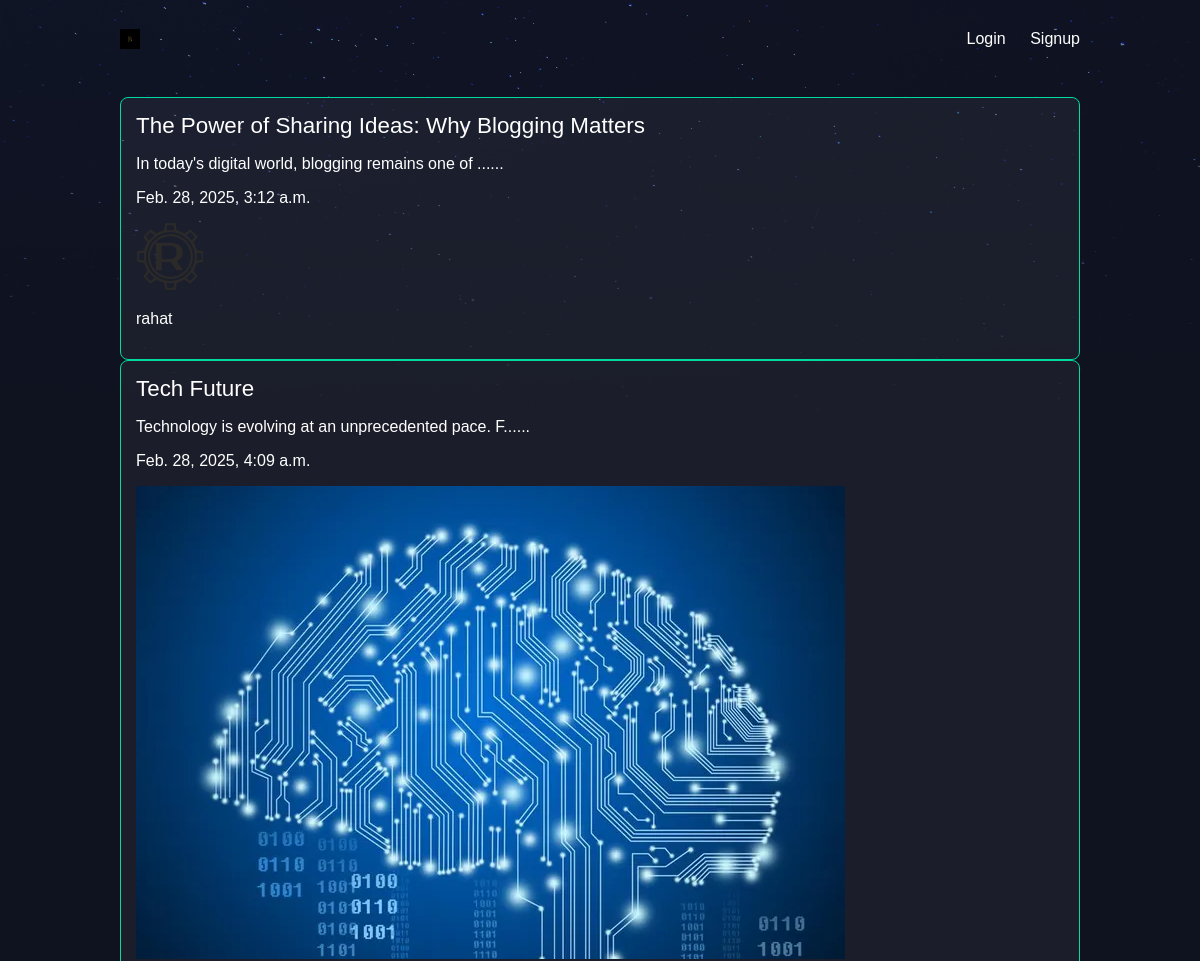
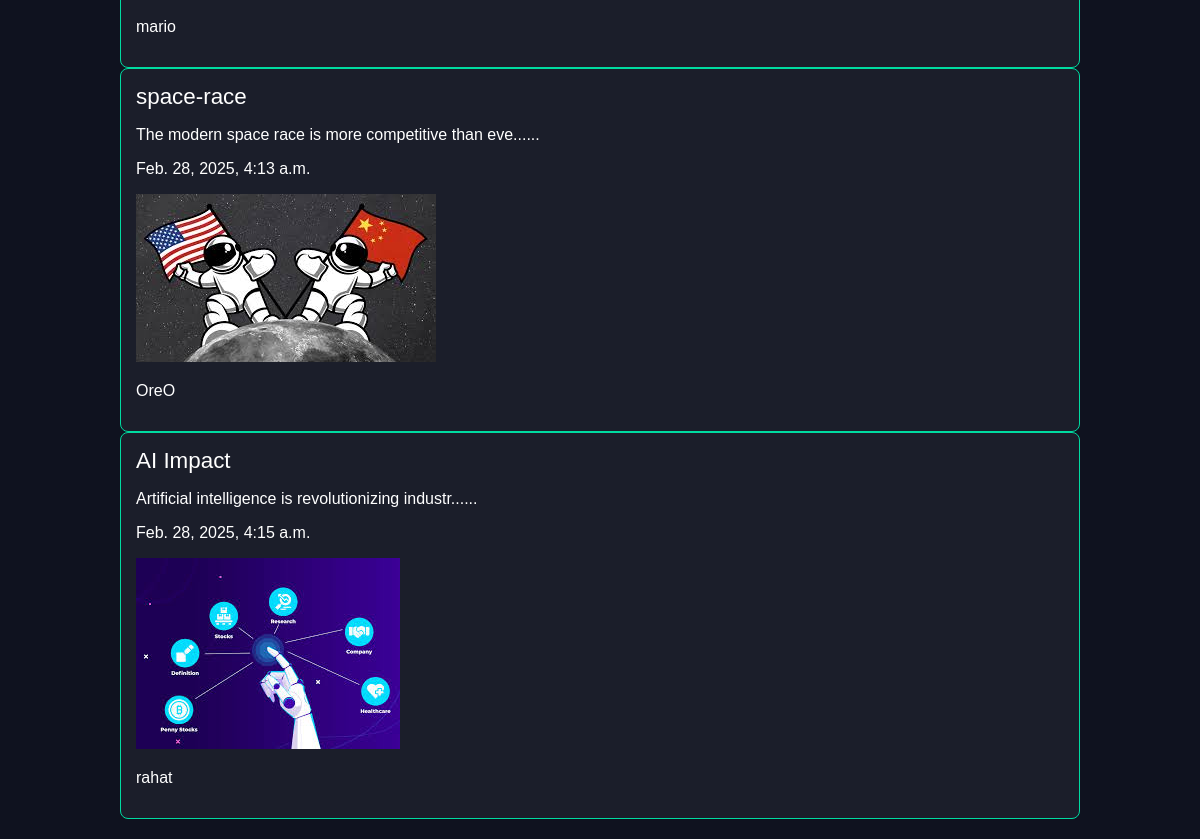
The app's page /articles/ with its own data (2 pictures, top to bottom).
### articles/models.py (models this page shows, shortened)
class Article(models.Model):
    title = models.CharField(max_length=100)
    slug = models.SlugField(unique=True, blank=True)
    body = models.TextField(max_length=1000)
    createdAt = models.DateTimeField(auto_now_add=True)
    thumb = models.ImageField(default='default.png',blank=True)
    author = models.ForeignKey(User, on_delete=models.SET_NULL, null=True, blank=True)#Keeps articles even if the user is deleted
    def snippet(self):
        return self.body[:50]+'......'

### articles/views.py (the view)
# urls.py: path('articles/', views.article_list,name='article_list'),
def article_list(request):
    articles = Article.objects.all().order_by('createdAt')
    return render(request,'articles/article_list.html',{'articles':articles})

### articles/templates/articles/article_list.html (shortened to what this page needs)
{% extends "base.html" %}
{% block content %}
{% for article in articles %}
    {% if article.slug %}
        <div class="article">
            <h2>
                <a href="{% url 'article_details' article.slug %}">{{ article.title }}</a>
            </h2>
            <p>{{ article.snippet }}</p>
            <p>{{ article.createdAt }}</p>
            <img src="{{ article.thumb.url }}" alt="">
            <p>{{ article.author }}</p>
        </div>
    {% endif %}
{% endfor %}
{% endblock %}

### root/templates/base.html (shortened to what this page needs)
{% load static  %}
<!DOCTYPE html>
<html lang="en">
<head>
    <link rel="stylesheet" href="{% static 'styles.css' %}">
</head>
<body>
    <header class="wrapper">
    <h1><a href="{% url 'article_list' %}"><img src="{% static 'logo.png' %}" class="logo" width="20" alt="BLOG"></a></h1>
    <nav>
        <ul>
            {% if user.is_authenticated%}
            <li>
                <form class="logout-link" method="post" action="{% url 'logout' %}">
                    {% csrf_token %}
                    <button type="submit">Logout</button>
                </form>
            </li>
            <li><a href="{% url 'create_article' %}" class="highlight">Create Blog</a></li>
            {% else %}
                <li><a href="{% url 'login' %}">Login</a></li>
                <li><a href="{% url 'signup' %}">Signup</a></li>
            {% endif %}
        </ul>
    </nav>
</header>
<div class="wrapper">
    {% block content %}
    {% endblock %}
</div>
</body>
</html>

### root/assets/styles.css (style rules this page uses)
body { background-color: #0f121f; background-image: url(/static/stars.png); background-repeat: no-repeat; color: #fff; font-family: 'Ubuntu', sans-serif; margin: 0; padding: 0; }
h1, h2, h3, h4, h5 { font-weight: normal; margin: 0; }
a, a:hover, a:visited { color: #fff; text-decoration: none; }
.wrapper { max-width: 960px; margin: 0 auto; padding: 20px; }
header { display: flex; justify-content: space-between; align-items: center; padding: 20px 0; }
nav ul { list-style: none; padding: 0; margin: 0; }
nav li { display: inline-block; margin-left: 20px; }
.article { padding: 15px; border: 1px solid #00dba0; position: relative; background: rgba(255, 255, 255, 0.05); transition: 0.3s; border-radius: 8px; }
.article h2 { font-size: 1.4em; }

### records on screen
Article: title "The Power of Sharing Ideas: Why Blogging Matters", snippet "In today's digital world, blogging remains one of ......", createdAt "Feb. 28, 2025, 3:12 a.m.", thumb (picture), author "rahat"
Article: title "Tech Future", snippet "Technology is evolving at an unprecedented pace. F......", createdAt "Feb. 28, 2025, 4:09 a.m.", thumb (picture), author "mario"
Article: title "space-race", snippet "The modern space race is more competitive than eve......", createdAt "Feb. 28, 2025, 4:13 a.m.", thumb (picture), author "OreO"
Article: title "AI Impact", snippet "Artificial intelligence is revolutionizing industr......", createdAt "Feb. 28, 2025, 4:15 a.m.", thumb (picture), author "rahat"
